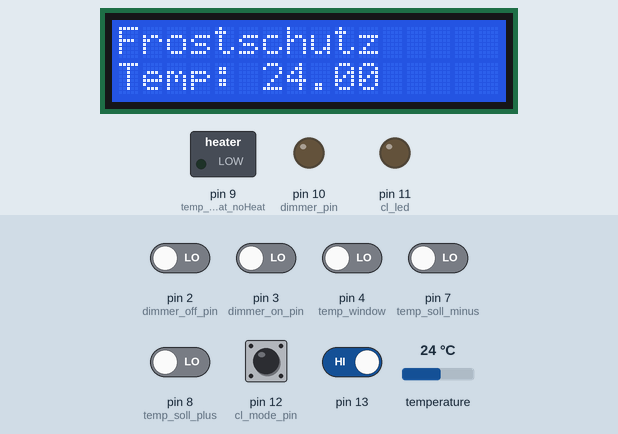
A sketch run on a simulated Arduino Uno, built with avr-gcc and run on an emulated ATmega328P. Shown: 16×2 character LCD, switched loads named in the sketch (green lamp = pin HIGH), output pins drawn as LEDs (lit = HIGH). The test bench sets the inputs (shaded band); at power-on: pin 13 HIGH, pin 2 (dimmer_off_pin), pin 3 (dimmer_on_pin), pin 4 (temp_window), pin 7 (temp_soll_minus), pin 8 (temp_soll_plus), pin 12 (cl_mode_pin) LOW, temperature 24 °C.

Above: at 1.2 s.
1.3 s: pin 4 (temp_window) driven HIGH
At 3.1 s:
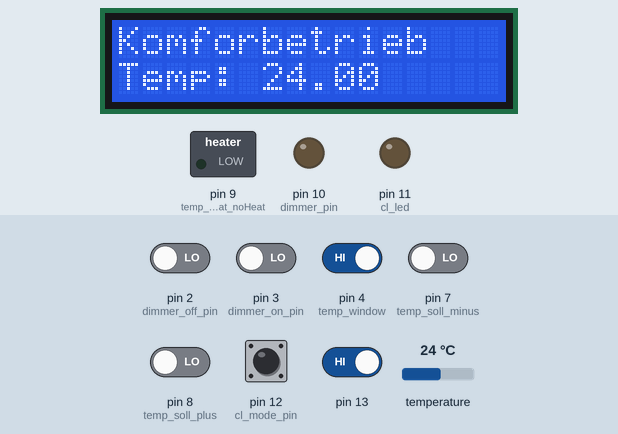
3.9 s: pin 7 (temp_soll_minus) driven HIGH
At 4.9 s:
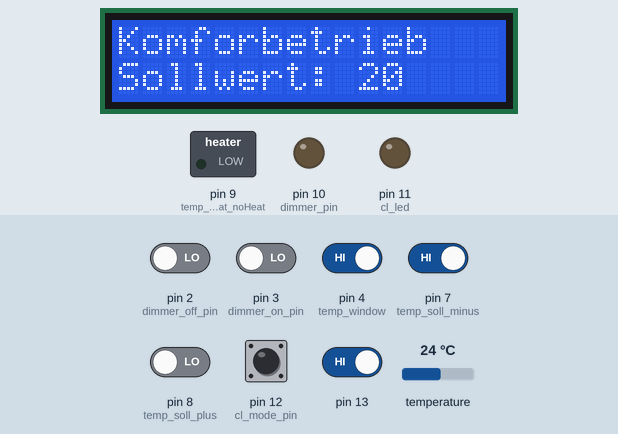
7.6 s: pin 13 driven LOW
At 8.8 s:
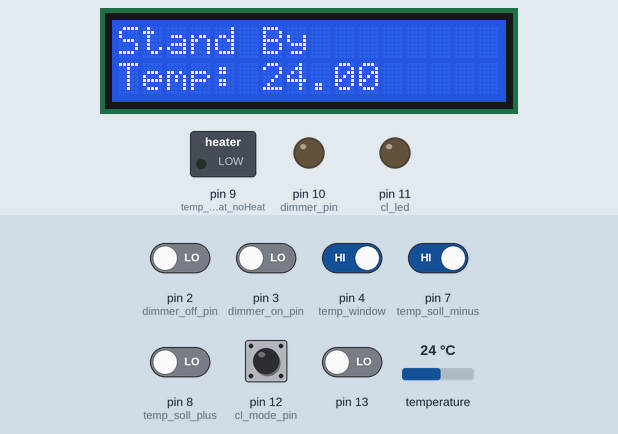
9.4 s: pin 8 (temp_soll_plus) driven HIGH
At 10.3 s:
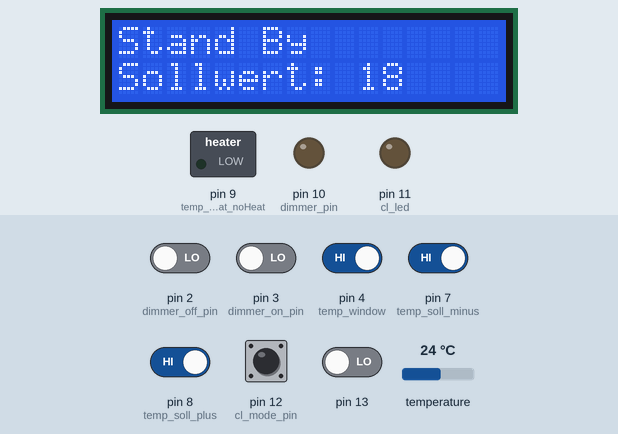
13.1 s: temperature set to 18.4 °C
At 14.7 s:
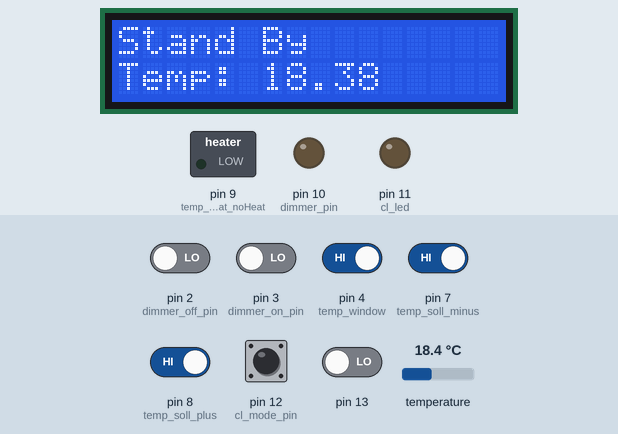
15.0 s: temperature set to 17.2 °C
At 16.1 s:
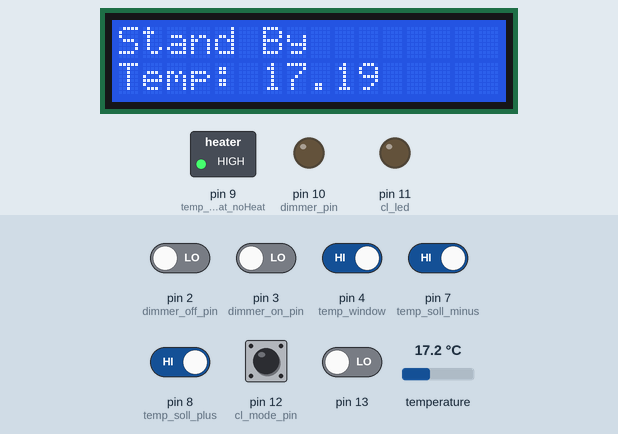
Timing chart, 0 to 17.5 s (numbered marks = the images above; inputs shaded):
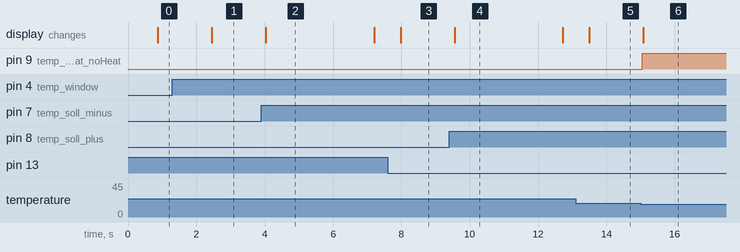

The sketch:

main.ino
```cpp
#include <EnableInterrupt.h>
#include <LiquidCrystal_I2C.h>
#include <LCD.h>
#include <OneWire.h>
#include <DallasTemperature.h>


//Vars for Terminal
LiquidCrystal_I2C lcd(0x27, 2, 1, 0, 4, 5, 6, 7, 3, POSITIVE); // initialize LCD
uint32_t temp_soll_or_ist_01 = -1; // Zeile 2 Anzeige
// Vars for Dimmer
const int dimmer_increase = 5; //same for decrease, wie schnell wird sie Hell/Dunkel
const int dimmer_pin = 10; // LED (PIN)
const int dimmer_on_pin = 3; // Button for HIGH an/hell (PIN)
const int dimmer_off_pin = 2; // Button for LOW aus/dunkel (PIN)
const int dimmer_max = 100;
uint32_t dimmer_start = 0;
int dimmer_intensity = 0; // 0-dimmer_max
int dimmer_mode = 0; // 0 == no dimm; 1 == dimm high; 2 == dimm low
// Vars for Heizung
const int temp_pin = 5; // Temp Sensor (PIN)
OneWire oneWire(temp_pin);
DallasTemperature sensors(&oneWire);
const int temp_soll_minus = 7; // Temp Button Soll minus (PIN)
const int temp_soll_plus = 8; // Temp Button Soll plus (PIN)
const int temp_window = 4; // Temp Switch open/closed (PIN)
const int temp_heat_noHeat = 9; // Temp LED blink when heating (PIN)
boolean temp_window_close = true; // Temp window closed?
boolean temp_window_close_last_state = true; // Temp window closed? - last state
int temp_status = 0; // 0 = Comfort, 1 = StandBy, 2 = Frostschutz
int temp_target_comfort = 21; // target Temp comfort
int temp_target_standBy = temp_target_comfort - 3; // target Temp standBy
const int temp_target_antiFreeze = 5; // target Temp antiFreeze
int temp_target = temp_target_comfort; // target at the time
float temp_Celsius; // momentane Temp
String temp_status_string = "Komfortbetrieb"; // momentaner Modus, für's LCD
const String temp_comfort_string = "Komforbetrieb"; // Komfort Modus für's LCD
const String temp_standBy_string = "Stand By"; // StandBy Modus für's LCD
const String temp_antiFreeze_string = "Frostschutz"; // AntiFreeze Modus für's LCD
// Vars for constant light
const int cl_pin = 14; // photoresistor (PIN)
const int cl_led = 11; // constant light led output (PIN)
const int cl_mode_pin = 12; // clight on/auto/off (PIN)
const int cl_light_max = 255; // 1024 / 10 = cl_light_max
const int cl_light_divisor = 3; // 1024 / cl_light_divisor
int cl_mode = 2; // 0 = on, 1 = auto, 2 = off, 3 = blink
uint32_t cl_millis = 0;
// Vars for Room
const int room_pir = 13; // PIR Sensor (PIN)
boolean room_at_home = true; // Room at home?


void setup() {

  // Dimmer Setup
  pinMode(dimmer_pin, OUTPUT);
  pinMode(dimmer_on_pin, INPUT);
  pinMode(dimmer_off_pin, INPUT);
  analogWrite(dimmer_pin, 0);

  enableInterrupt(dimmer_on_pin, dimmer_plus_ri, RISING);
  enableInterrupt(dimmer_off_pin, dimmer_minus_ri, RISING);
  // Heizung Setup
  pinMode(temp_pin, INPUT);
  pinMode(temp_soll_minus, INPUT);
  pinMode(temp_soll_plus, INPUT);
  pinMode(temp_window, INPUT);

  //enableInterrupt(temp_window, temp_window_change_open, FALLING); // Fenster standard mäßig geschlossen
  enableInterrupt(room_pir, room_leave, FALLING); // Mensch standard mäßig zuhause
  enableInterrupt(temp_soll_minus, temp_soll_change_minus, RISING);
  enableInterrupt(temp_soll_plus, temp_soll_change_plus, RISING);
  // Constant Light Setup
  pinMode(cl_pin, INPUT);
  pinMode(cl_mode_pin, INPUT);
  pinMode(cl_led, OUTPUT);

  enableInterrupt(cl_mode_pin, cl_mode_change, RISING);
  // Terminal Setup
  lcd.begin(16, 2);
  lcd.print(temp_status_string);
  lcd.setCursor(0, 0);

  Serial.begin(9600);

}

void loop() {
  /*if (room_at_home){
    dimmer_lm();
    heater_lm();
    terminal_lm();
    clight_lm();
    lcd.backlight(on);
  }
  else{ lcd.backlight(off); }*/
  dimmer_lm();
  heater_lm();
  terminal_lm();
  clight_lm();

  //Serial.println("Runde");
  //delay(100);
}

/************************************/
/* LOOP METHODS
/************************************/

void heater_lm(){
  // MOMENTARY TEMP - analog
  /*int temp_reading = analogRead(temp_pin);
  float temp_voltage = temp_reading * 5.0 / 1024.0;
  //temp_Celsius = (temp_voltage - 0.5) * 100; // Inet Umrechnung, -> ungenau, finden wir
  temp_Celsius = temp_voltage * 100; // eigene Umrechnung, -> geht nicht in minus Bereich */ // ANALOG - TMP35
  //WINDOW SWITCH
  temp_window_close = digitalRead(temp_window);
  if (temp_window_close_last_state != temp_window_close){
    temp_window_close_last_state = temp_window_close;
    if (temp_window_close == HIGH){ temp_window_close = true;
      temp_window_close = true;
      if(room_at_home){ temp_status = 0; temp_status_change(); }
      else{ temp_status = 1; temp_status_change(); } // überflüssig in der Realität, tritt nur ein wenn ich nicht zuhause bin und gleichzeitig mein Fenster schließe
    }
    else {
      temp_window_close = false;
      temp_status = 2; // Window hat Vorrang, vor allem
      temp_status_change();
    }
  }
  // MOMENTARY TEMP - digital
  sensors.requestTemperatures();
  temp_Celsius = sensors.getTempCByIndex(0);
  if (temp_Celsius < temp_target){ analogWrite(temp_heat_noHeat, 255); }
  else { analogWrite(temp_heat_noHeat, 0); }
}

void dimmer_lm(){
  switch(dimmer_mode){
    case 0:
      break;
    case 1:
      if(millis() - dimmer_start > 1000){
        dimmer_intensity = dimmer_intensity + dimmer_increase;
        if (dimmer_intensity > dimmer_max){ dimmer_intensity = dimmer_max; }
      }
      break;
    case 2:
      if(millis() - dimmer_start > 1000){
        dimmer_intensity = dimmer_intensity - dimmer_increase;
        if (dimmer_intensity < 0){ dimmer_intensity = 0; }
      }
      break;
    default: //nothing
      break;
  }
  analogWrite(dimmer_pin, dimmer_intensity);
}

void terminal_lm(){
  lcd.clear();
  lcd.setCursor(0, 0);
  lcd.print(temp_status_string);
  lcd.setCursor(0, 1);
  if (temp_soll_or_ist_01 == -1){
    lcd.print("Temp: " + String(temp_Celsius) + "");
  }
  else if (millis() - temp_soll_or_ist_01 > 3000){
    lcd.setCursor(0, 1);
    temp_soll_or_ist_01 = -1;
    lcd.print("Temp: " + String(temp_Celsius) + "");
  }
  else{
    lcd.setCursor(0, 1);
    lcd.print("Sollwert: " + String(temp_target));
  }
}

void clight_lm(){
  if(cl_mode == 0){
    analogWrite(cl_led, cl_light_max);
  }
  else if (cl_mode == 1){
    int clight_intensity = cl_light_max - (analogRead(cl_pin) / cl_light_divisor);
    if(clight_intensity > cl_light_max){ clight_intensity = cl_light_max; }
    else if(clight_intensity < 0){ clight_intensity = 0; }
    analogWrite(cl_led, clight_intensity);
    Serial.println(String(clight_intensity));
  }
  else{ analogWrite(cl_led, 0); }
}

/************************************/
/* INTERRUPT METHODS
/************************************/
// TEMP - START
void temp_status_change(){
  //lcd.setCursor(0, 0);
  switch(temp_status){
    case 0:
      // Komfort auf LCD ausgeben // LCD AUSGABE NUN DIREKT BEI ZUSTANDSÄNDERUNG!
      temp_status_string = temp_comfort_string;
      temp_target = temp_target_comfort;
      break;
    case 1:
      // Stand-By auf LCD ausgeben
      temp_status_string = temp_standBy_string;
      temp_target = temp_target_standBy;
      break;
    case 2:
      // Frostschutz auf LCD ausgeben
      temp_status_string = temp_antiFreeze_string;
      temp_target = temp_target_antiFreeze;
      break;
    default:
      // give it nich, alles druchgeplant
      break;
  }
  //lcd.print(temp_status_string);
}

void temp_soll_change_minus(){
  //Serial.println("temp_soll_change_minus");
  if (temp_status != 2){
    temp_target_comfort -= 1;
    temp_target_standBy -= 1;
    switch (temp_status){
      case 0:
        temp_target = temp_target_comfort;
        break;
      case 1:
        temp_target = temp_target_standBy;
      default:
        // give it nich, alles druchgeplant
        break;
    }
    temp_soll_or_ist_01 = millis();
  }
}

void temp_soll_change_plus(){
  //Serial.println("temp_soll_change_plus");
  if (temp_status != 2){
    temp_target_comfort += 1;
    temp_target_standBy += 1;
    switch (temp_status){
      case 0:
        temp_target = temp_target_comfort;
        break;
      case 1:
        temp_target = temp_target_standBy;
      default:
        // give it nich, alles druchgeplant
        break;
    }
    temp_soll_or_ist_01 = millis();
  }
}
// TEMP - END
// ROOM - START
void room_leave(){
  //Serial.println("room_leave");
  disableInterrupt(room_pir);
  room_at_home = false;
  if (temp_window_close){ temp_status = 1; temp_status_change(); } // Window Vorrang gewähren, weil Window wichtigere Bedingung, deshalb erst abfragen, Zeile 138 passiert das nicht
  //else{ temp_status = 2; } // überflüssig denke ich
  enableInterrupt(room_pir, room_comeIn, RISING);
}

void room_comeIn(){
  //Serial.println("room_comeIn");
  disableInterrupt(temp_window);
  room_at_home = true;
  if (temp_window_close){ temp_status = 0; temp_status_change(); }
  //else{ temp_status = 2; } // überflüssig denke ich
  enableInterrupt(room_pir, room_leave, FALLING);
}
// ROOM - END
// DIMMER - START
void dimmer_plus_ri(){
  disableInterrupt(dimmer_on_pin);
  //Serial.println("dimmer_plus_ri");
  delay(100);
  if (digitalRead(dimmer_on_pin) == HIGH){
    disableInterrupt(dimmer_on_pin);
    dimmer_start = millis();
    dimmer_mode = 1;
    enableInterrupt(dimmer_on_pin, dimmer_plus_fa, FALLING);
  }
  else{ enableInterrupt(dimmer_on_pin, dimmer_plus_ri, RISING); }
}

void dimmer_plus_fa(){
  //Serial.println("dimmer_plus_fa");
  disableInterrupt(dimmer_on_pin);
  if (millis() - dimmer_start <= 1000){ analogWrite(dimmer_pin, dimmer_max); dimmer_intensity = dimmer_max;}
  dimmer_start = 0;
  dimmer_mode = 0;
  enableInterrupt(dimmer_on_pin, dimmer_plus_ri, RISING);
}

void dimmer_minus_ri(){
  disableInterrupt(dimmer_off_pin);
  //Serial.println("dimmer_minus_ri");
  dimmer_start = millis();
  dimmer_mode = 2;
  delay(1000);
  enableInterrupt(dimmer_off_pin, dimmer_minus_fa, FALLING);
}

void dimmer_minus_fa(){
  //Serial.println("dimmer_minus_fa");
  disableInterrupt(dimmer_off_pin);
  if (millis() - dimmer_start <= 1000){ analogWrite(dimmer_pin, 0); dimmer_intensity = 0;}
  dimmer_start = 0;
  dimmer_mode = 0;
  delay(1000);
  enableInterrupt(dimmer_off_pin, dimmer_minus_ri, RISING);
}
// DIMMER - END
// CONSTANT LIGHT -START
void cl_mode_change(){
  //Serial.println("cl_mode_change");
  disableInterrupt(cl_mode_pin);
  delay(1000);
  if (digitalRead(cl_mode_pin) == HIGH){
    Serial.println("cl_mode_CHANGE");
    if (cl_mode == 2){ cl_mode = 0; }
    else { cl_mode += 1; }
  }
  enableInterrupt(cl_mode_pin, cl_mode_change, RISING);
}
// CONSTANT LIGHT -END
```

Measured:
- the behaviour switches between 18 and 17.9 °C on temperature (found by bisection; images 5 and 6)
- after the input at 1.3 s, the display: changes after 1.1 s (image 1)
- after the input at 3.9 s, the display: changes after 0.13 s (image 2)
- after the input at 7.6 s, the display: changes after 0.39 s (image 3)
- after the input at 9.4 s, the display: changes after 0.16 s (image 4)
- after the input at 13.1 s, the display: changes after 0.40 s (image 5)
- after the input at 15.0 s, pin 9 (temp_heat_noHeat): LOW → HIGH after 0.05 s; the display: changes after 0.08 s (image 6)
